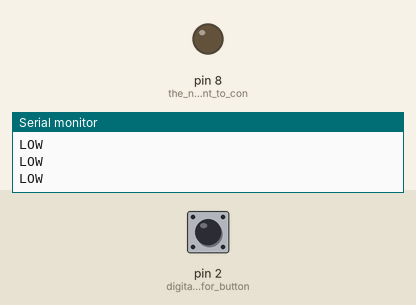
The sketch below on a simulated Arduino Uno, built with avr-gcc and run on an emulated ATmega328P. Shown: output pins drawn as LEDs (lit = HIGH), the last lines printed to the serial monitor. The inputs (shaded band) are chosen by the test bench; at power-on: pin 2 (digital_pin_2_for_button) LOW.

Above: at 1.2 s.
1.3 s: pin 2 (digital_pin_2_for_button) pulled HIGH for 0.15 s
At 1.4 s:
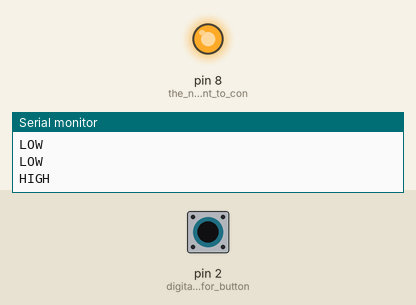
3.0 s: pin 2 (digital_pin_2_for_button) pulled HIGH for 3.2 s
At 7.2 s:
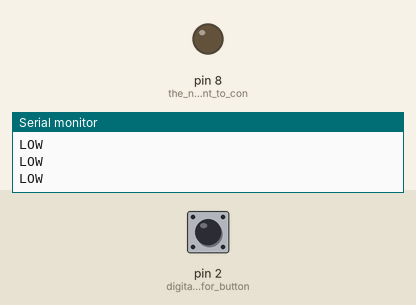
Timing chart, 0 to 8.7 s (numbered marks = the images above; inputs shaded):
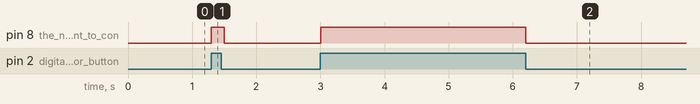

Measured:
- after the input at 1.3 s, pin 8 (the_number_we_want_to_con): LOW → HIGH at once, → LOW 0.20 s later
- after the input at 3.0 s, pin 8 (the_number_we_want_to_con): LOW → HIGH at once, → LOW 3.2 s later

The sketch:

Lesson4_sketch.ino
```cpp
// Ardunio Lesson 101.4

/*

// this program is a blinking Led (4.1a READ.ME)
// Uncomment the code to see what happens and if you do comment bottom button code.

void setup() {
  // put your setup code here, to run once:
pinMode(8, OUTPUT); // the number we want to control in the board (Pin conection)
}

void loop() {
  // put your main code here, to run repeatedly:
  digitalWrite(8, HIGH); // this would just turn it (on).
  delay(1000);
  digitalWrite(8, LOW); // This would make it go (off).
  delay(1000);
}

 */


// What if we wanted to add a button to control it? (4.1b READ.ME)

int buttonState = 0;   // variable to store button state

void setup() {
  // runs once
  pinMode(2, INPUT);   // digital pin 2 for button
  pinMode(8, OUTPUT);  // digital pin 8 for LED
  Serial.begin(9600);
}

void loop() {
  // runs repeatedly
  buttonState = digitalRead(2);

  if (buttonState == HIGH) {
    Serial.println("HIGH");   // button pressed
    digitalWrite(8, HIGH);    // LED ON
  }
  else {
    Serial.println("LOW");    // button not pressed
    digitalWrite(8, LOW);     // LED OFF
  }

  delay(100); // small delay for stability (not 1000 ms)
}
```
